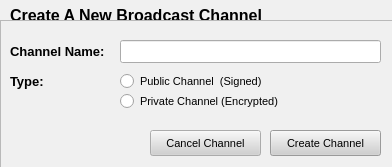
<ui version="4.0" >
 <class>ChanCreateDialog</class>
 <widget class="QWidget" name="ChanCreateDialog" >
  <property name="geometry" >
   <rect>
    <x>0</x>
    <y>0</y>
    <width>392</width>
    <height>167</height>
   </rect>
  </property>
  <property name="sizePolicy" >
   <sizepolicy>
    <hsizetype>7</hsizetype>
    <vsizetype>7</vsizetype>
    <horstretch>0</horstretch>
    <verstretch>0</verstretch>
   </sizepolicy>
  </property>
  <property name="palette" >
   <palette>
    <active>
     <colorrole role="WindowText" >
      <brush brushstyle="SolidPattern" >
       <color alpha="255" >
        <red>0</red>
        <green>0</green>
        <blue>0</blue>
       </color>
      </brush>
     </colorrole>
     <colorrole role="Button" >
      <brush brushstyle="SolidPattern" >
       <color alpha="255" >
        <red>208</red>
        <green>208</green>
        <blue>208</blue>
       </color>
      </brush>
     </colorrole>
     <colorrole role="Light" >
      <brush brushstyle="SolidPattern" >
       <color alpha="255" >
        <red>255</red>
        <green>255</green>
        <blue>255</blue>
       </color>
      </brush>
     </colorrole>
     <colorrole role="Midlight" >
      <brush brushstyle="SolidPattern" >
       <color alpha="255" >
        <red>247</red>
        <green>247</green>
        <blue>247</blue>
       </color>
      </brush>
     </colorrole>
     <colorrole role="Dark" >
      <brush brushstyle="SolidPattern" >
       <color alpha="255" >
        <red>104</red>
        <green>104</green>
        <blue>104</blue>
       </color>
      </brush>
     </colorrole>
     <colorrole role="Mid" >
      <brush brushstyle="SolidPattern" >
       <color alpha="255" >
        <red>139</red>
        <green>139</green>
        <blue>139</blue>
       </color>
      </brush>
     </colorrole>
     <colorrole role="Text" >
      <brush brushstyle="SolidPattern" >
       <color alpha="255" >
        <red>0</red>
        <green>0</green>
        <blue>0</blue>
       </color>
      </brush>
     </colorrole>
     <colorrole role="BrightText" >
      <brush brushstyle="SolidPattern" >
       <color alpha="255" >
        <red>255</red>
        <green>255</green>
        <blue>255</blue>
       </color>
      </brush>
     </colorrole>
     <colorrole role="ButtonText" >
      <brush brushstyle="SolidPattern" >
       <color alpha="255" >
        <red>0</red>
        <green>0</green>
        <blue>0</blue>
       </color>
      </brush>
     </colorrole>
     <colorrole role="Base" >
      <brush brushstyle="SolidPattern" >
       <color alpha="255" >
        <red>255</red>
        <green>255</green>
        <blue>255</blue>
       </color>
      </brush>
     </colorrole>
     <colorrole role="Window" >
      <brush brushstyle="SolidPattern" >
       <color alpha="255" >
        <red>240</red>
        <green>240</green>
        <blue>240</blue>
       </color>
      </brush>
     </colorrole>
     <colorrole role="Shadow" >
      <brush brushstyle="SolidPattern" >
       <color alpha="255" >
        <red>0</red>
        <green>0</green>
        <blue>0</blue>
       </color>
      </brush>
     </colorrole>
     <colorrole role="Highlight" >
      <brush brushstyle="SolidPattern" >
       <color alpha="255" >
        <red>0</red>
        <green>0</green>
        <blue>128</blue>
       </color>
      </brush>
     </colorrole>
     <colorrole role="HighlightedText" >
      <brush brushstyle="SolidPattern" >
       <color alpha="255" >
        <red>255</red>
        <green>255</green>
        <blue>255</blue>
       </color>
      </brush>
     </colorrole>
     <colorrole role="Link" >
      <brush brushstyle="SolidPattern" >
       <color alpha="255" >
        <red>0</red>
        <green>0</green>
        <blue>255</blue>
       </color>
      </brush>
     </colorrole>
     <colorrole role="LinkVisited" >
      <brush brushstyle="SolidPattern" >
       <color alpha="255" >
        <red>255</red>
        <green>0</green>
        <blue>255</blue>
       </color>
      </brush>
     </colorrole>
     <colorrole role="AlternateBase" >
      <brush brushstyle="SolidPattern" >
       <color alpha="255" >
        <red>231</red>
        <green>231</green>
        <blue>231</blue>
       </color>
      </brush>
     </colorrole>
    </active>
    <inactive>
     <colorrole role="WindowText" >
      <brush brushstyle="SolidPattern" >
       <color alpha="255" >
        <red>0</red>
        <green>0</green>
        <blue>0</blue>
       </color>
      </brush>
     </colorrole>
     <colorrole role="Button" >
      <brush brushstyle="SolidPattern" >
       <color alpha="255" >
        <red>208</red>
        <green>208</green>
        <blue>208</blue>
       </color>
      </brush>
     </colorrole>
     <colorrole role="Light" >
      <brush brushstyle="SolidPattern" >
       <color alpha="255" >
        <red>255</red>
        <green>255</green>
        <blue>255</blue>
       </color>
      </brush>
     </colorrole>
     <colorrole role="Midlight" >
      <brush brushstyle="SolidPattern" >
       <color alpha="255" >
        <red>247</red>
        <green>247</green>
        <blue>247</blue>
       </color>
      </brush>
     </colorrole>
     <colorrole role="Dark" >
      <brush brushstyle="SolidPattern" >
       <color alpha="255" >
        <red>104</red>
        <green>104</green>
        <blue>104</blue>
       </color>
      </brush>
     </colorrole>
     <colorrole role="Mid" >
      <brush brushstyle="SolidPattern" >
       <color alpha="255" >
        <red>139</red>
        <green>139</green>
        <blue>139</blue>
       </color>
      </brush>
     </colorrole>
     <colorrole role="Text" >
      <brush brushstyle="SolidPattern" >
       <color alpha="255" >
        <red>0</red>
        <green>0</green>
        <blue>0</blue>
       </color>
      </brush>
     </colorrole>
     <colorrole role="BrightText" >
      <brush brushstyle="SolidPattern" >
       <color alpha="255" >
        <red>255</red>
        <green>255</green>
        <blue>255</blue>
       </color>
      </brush>
     </colorrole>
     <colorrole role="ButtonText" >
      <brush brushstyle="SolidPattern" >
       <color alpha="255" >
        <red>0</red>
        <green>0</green>
        <blue>0</blue>
       </color>
      </brush>
     </colorrole>
     <colorrole role="Base" >
      <brush brushstyle="SolidPattern" >
       <color alpha="255" >
        <red>255</red>
        <green>255</green>
        <blue>255</blue>
       </color>
      </brush>
     </colorrole>
     <colorrole role="Window" >
      <brush brushstyle="SolidPattern" >
       <color alpha="255" >
        <red>240</red>
        <green>240</green>
        <blue>240</blue>
       </color>
      </brush>
     </colorrole>
     <colorrole role="Shadow" >
      <brush brushstyle="SolidPattern" >
       <color alpha="255" >
        <red>0</red>
        <green>0</green>
        <blue>0</blue>
       </color>
      </brush>
     </colorrole>
     <colorrole role="Highlight" >
      <brush brushstyle="SolidPattern" >
       <color alpha="255" >
        <red>192</red>
        <green>192</green>
        <blue>192</blue>
       </color>
      </brush>
     </colorrole>
     <colorrole role="HighlightedText" >
      <brush brushstyle="SolidPattern" >
       <color alpha="255" >
        <red>0</red>
        <green>0</green>
        <blue>0</blue>
       </color>
      </brush>
     </colorrole>
     <colorrole role="Link" >
      <brush brushstyle="SolidPattern" >
       <color alpha="255" >
        <red>0</red>
        <green>0</green>
        <blue>255</blue>
       </color>
      </brush>
     </colorrole>
     <colorrole role="LinkVisited" >
      <brush brushstyle="SolidPattern" >
       <color alpha="255" >
        <red>255</red>
        <green>0</green>
        <blue>255</blue>
       </color>
      </brush>
     </colorrole>
     <colorrole role="AlternateBase" >
      <brush brushstyle="SolidPattern" >
       <color alpha="255" >
        <red>231</red>
        <green>231</green>
        <blue>231</blue>
       </color>
      </brush>
     </colorrole>
    </inactive>
    <disabled>
     <colorrole role="WindowText" >
      <brush brushstyle="SolidPattern" >
       <color alpha="255" >
        <red>104</red>
        <green>104</green>
        <blue>104</blue>
       </color>
      </brush>
     </colorrole>
     <colorrole role="Button" >
      <brush brushstyle="SolidPattern" >
       <color alpha="255" >
        <red>208</red>
        <green>208</green>
        <blue>208</blue>
       </color>
      </brush>
     </colorrole>
     <colorrole role="Light" >
      <brush brushstyle="SolidPattern" >
       <color alpha="255" >
        <red>255</red>
        <green>255</green>
        <blue>255</blue>
       </color>
      </brush>
     </colorrole>
     <colorrole role="Midlight" >
      <brush brushstyle="SolidPattern" >
       <color alpha="255" >
        <red>247</red>
        <green>247</green>
        <blue>247</blue>
       </color>
      </brush>
     </colorrole>
     <colorrole role="Dark" >
      <brush brushstyle="SolidPattern" >
       <color alpha="255" >
        <red>104</red>
        <green>104</green>
        <blue>104</blue>
       </color>
      </brush>
     </colorrole>
     <colorrole role="Mid" >
      <brush brushstyle="SolidPattern" >
       <color alpha="255" >
        <red>139</red>
        <green>139</green>
        <blue>139</blue>
       </color>
      </brush>
     </colorrole>
     <colorrole role="Text" >
      <brush brushstyle="SolidPattern" >
       <color alpha="255" >
        <red>104</red>
        <green>104</green>
        <blue>104</blue>
       </color>
      </brush>
     </colorrole>
     <colorrole role="BrightText" >
      <brush brushstyle="SolidPattern" >
       <color alpha="255" >
        <red>255</red>
        <green>255</green>
        <blue>255</blue>
       </color>
      </brush>
     </colorrole>
     <colorrole role="ButtonText" >
      <brush brushstyle="SolidPattern" >
       <color alpha="255" >
        <red>104</red>
        <green>104</green>
        <blue>104</blue>
       </color>
      </brush>
     </colorrole>
     <colorrole role="Base" >
      <brush brushstyle="SolidPattern" >
       <color alpha="255" >
        <red>240</red>
        <green>240</green>
        <blue>240</blue>
       </color>
      </brush>
     </colorrole>
     <colorrole role="Window" >
      <brush brushstyle="SolidPattern" >
       <color alpha="255" >
        <red>240</red>
        <green>240</green>
        <blue>240</blue>
       </color>
      </brush>
     </colorrole>
     <colorrole role="Shadow" >
      <brush brushstyle="SolidPattern" >
       <color alpha="255" >
        <red>0</red>
        <green>0</green>
        <blue>0</blue>
       </color>
      </brush>
     </colorrole>
     <colorrole role="Highlight" >
      <brush brushstyle="SolidPattern" >
       <color alpha="255" >
        <red>0</red>
        <green>0</green>
        <blue>128</blue>
       </color>
      </brush>
     </colorrole>
     <colorrole role="HighlightedText" >
      <brush brushstyle="SolidPattern" >
       <color alpha="255" >
        <red>255</red>
        <green>255</green>
        <blue>255</blue>
       </color>
      </brush>
     </colorrole>
     <colorrole role="Link" >
      <brush brushstyle="SolidPattern" >
       <color alpha="255" >
        <red>0</red>
        <green>0</green>
        <blue>255</blue>
       </color>
      </brush>
     </colorrole>
     <colorrole role="LinkVisited" >
      <brush brushstyle="SolidPattern" >
       <color alpha="255" >
        <red>255</red>
        <green>0</green>
        <blue>255</blue>
       </color>
      </brush>
     </colorrole>
     <colorrole role="AlternateBase" >
      <brush brushstyle="SolidPattern" >
       <color alpha="255" >
        <red>231</red>
        <green>231</green>
        <blue>231</blue>
       </color>
      </brush>
     </colorrole>
    </disabled>
   </palette>
  </property>
  <property name="font" >
   <font>
    <family>Arial</family>
    <pointsize>8</pointsize>
    <weight>50</weight>
    <italic>false</italic>
    <bold>false</bold>
    <underline>false</underline>
    <strikeout>false</strikeout>
   </font>
  </property>
  <property name="contextMenuPolicy" >
   <enum>Qt::NoContextMenu</enum>
  </property>
  <property name="windowTitle" >
   <string>Create a  new Broadcast Channel</string>
  </property>
  <property name="windowIcon" >
   <iconset/>
  </property>
  <widget class="QLabel" name="label_2" >
   <property name="geometry" >
    <rect>
     <x>10</x>
     <y>0</y>
     <width>391</width>
     <height>31</height>
    </rect>
   </property>
   <property name="font" >
    <font>
     <pointsize>12</pointsize>
     <weight>75</weight>
     <bold>true</bold>
    </font>
   </property>
   <property name="text" >
    <string>Create A New Broadcast Channel</string>
   </property>
  </widget>
  <widget class="QFrame" name="frame" >
   <property name="geometry" >
    <rect>
     <x>0</x>
     <y>20</y>
     <width>401</width>
     <height>151</height>
    </rect>
   </property>
   <property name="frameShape" >
    <enum>QFrame::StyledPanel</enum>
   </property>
   <property name="frameShadow" >
    <enum>QFrame::Raised</enum>
   </property>
   <widget class="QLabel" name="label_3" >
    <property name="geometry" >
     <rect>
      <x>10</x>
      <y>20</y>
      <width>101</width>
      <height>23</height>
     </rect>
    </property>
    <property name="font" >
     <font>
      <pointsize>10</pointsize>
      <weight>75</weight>
      <bold>true</bold>
     </font>
    </property>
    <property name="text" >
     <string>Channel Name:</string>
    </property>
   </widget>
   <widget class="QLabel" name="label_4" >
    <property name="geometry" >
     <rect>
      <x>10</x>
      <y>50</y>
      <width>41</width>
      <height>23</height>
     </rect>
    </property>
    <property name="font" >
     <font>
      <pointsize>10</pointsize>
      <weight>75</weight>
      <bold>true</bold>
     </font>
    </property>
    <property name="text" >
     <string>Type:</string>
    </property>
   </widget>
   <widget class="QLineEdit" name="channelName" >
    <property name="geometry" >
     <rect>
      <x>120</x>
      <y>20</y>
      <width>261</width>
      <height>23</height>
     </rect>
    </property>
   </widget>
   <widget class="QPushButton" name="cancelButton" >
    <property name="geometry" >
     <rect>
      <x>150</x>
      <y>110</y>
      <width>111</width>
      <height>26</height>
     </rect>
    </property>
    <property name="text" >
     <string>Cancel Channel</string>
    </property>
   </widget>
   <widget class="QPushButton" name="createButton" >
    <property name="geometry" >
     <rect>
      <x>270</x>
      <y>110</y>
      <width>111</width>
      <height>26</height>
     </rect>
    </property>
    <property name="text" >
     <string>Create Channel</string>
    </property>
    <property name="default" >
     <bool>true</bool>
    </property>
   </widget>
   <widget class="QRadioButton" name="publicButton" >
    <property name="geometry" >
     <rect>
      <x>120</x>
      <y>50</y>
      <width>271</width>
      <height>23</height>
     </rect>
    </property>
    <property name="text" >
     <string>Public Channel  (Signed)</string>
    </property>
   </widget>
   <widget class="QRadioButton" name="privateButton" >
    <property name="geometry" >
     <rect>
      <x>120</x>
      <y>70</y>
      <width>271</width>
      <height>23</height>
     </rect>
    </property>
    <property name="text" >
     <string>Private Channel (Encrypted)</string>
    </property>
   </widget>
  </widget>
 </widget>
 <tabstops>
  <tabstop>channelName</tabstop>
  <tabstop>publicButton</tabstop>
  <tabstop>privateButton</tabstop>
  <tabstop>cancelButton</tabstop>
  <tabstop>createButton</tabstop>
 </tabstops>
 <resources>
  <include location="../images.qrc" />
 </resources>
 <connections/>
</ui>
